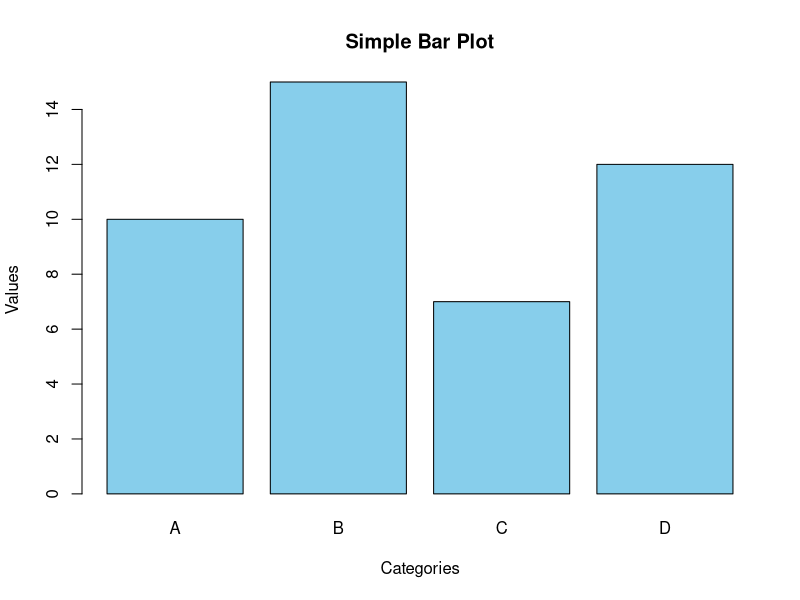
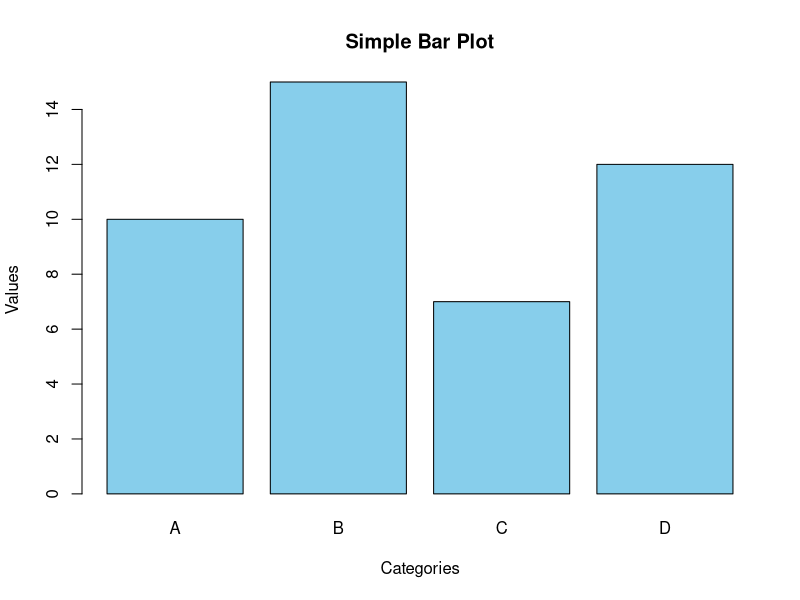

R code for these plots, in order:
# R script to create a bar plot and save it

# Define data for the bar plot
categories <- c("A", "B", "C", "D")
values <- c(10, 15, 7, 12)

# Create the bar plot
barplot(values, 
        names.arg = categories,
        main = "Simple Bar Plot",
        xlab = "Categories",
        ylab = "Values",
        col = "skyblue",
        border = "black")

# Save the plot as a PNG file
png("bar_plot.png")
barplot(values, 
        names.arg = categories,
        main = "Simple Bar Plot",
        xlab = "Categories",
        ylab = "Values",
        col = "skyblue",
        border = "black")
dev.off()

cat("Bar plot created and saved as bar_plot.png\n")
